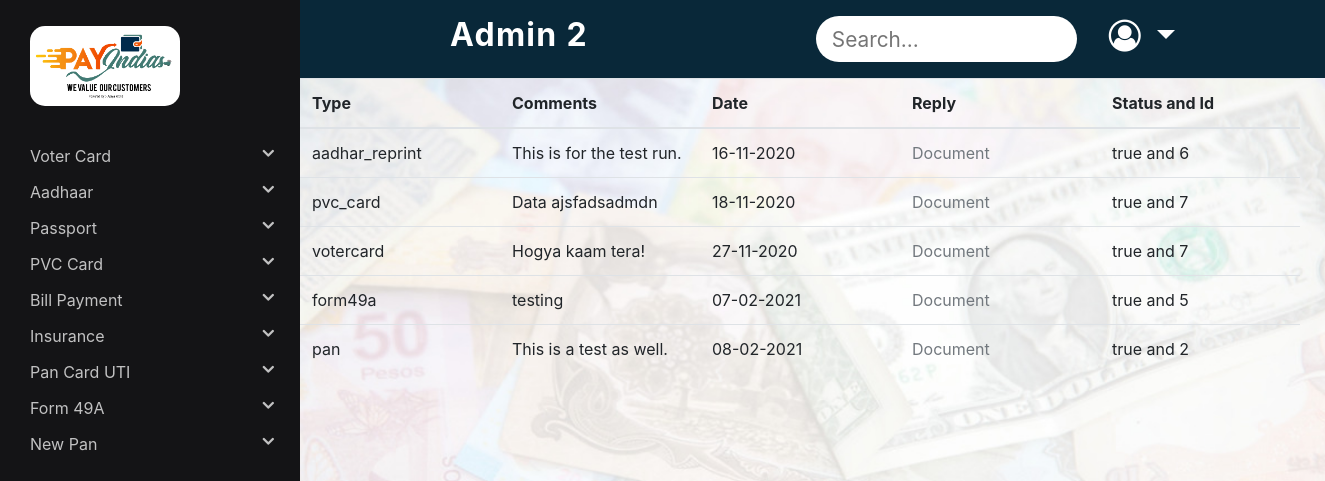
/Admin/profile2.php (signed in), run on the app's committed database.
### tables this page shows
CREATE TABLE `admin2_replies` (
  `local_id` int(11) NOT NULL,
  `type` varchar(100) NOT NULL,
  `reply` varchar(100) NOT NULL,
  `comments` varchar(1000) NOT NULL,
  `q_id` int(10) NOT NULL,
  `r_id` int(10) NOT NULL,
  `date` varchar(100) NOT NULL
);

CREATE TABLE `aadhar_reprint` (
  `id` int(11) NOT NULL,
  `aadhar_no` varchar(20) NOT NULL,
  `mobile` varchar(12) NOT NULL,
  `other_documents` varchar(600) DEFAULT NULL,
  `comments` varchar(100) DEFAULT NULL,
  `status` varchar(100) NOT NULL DEFAULT 'false',
  `r_id` varchar(100) NOT NULL
);

CREATE TABLE `pvc_card` (
  `id` int(11) NOT NULL,
  `cname` varchar(100) NOT NULL,
  `fpass` varchar(100) NOT NULL,
  `dispatch_address` varchar(600) NOT NULL,
  `mobile` varchar(20) NOT NULL,
  `document` varchar(100) NOT NULL,
  `status` varchar(20) NOT NULL DEFAULT 'false',
  `r_id` varchar(100) NOT NULL
);

CREATE TABLE `votercard` (
  `id` int(11) NOT NULL,
  `name` varchar(100) NOT NULL,
  `dob` date NOT NULL,
  `mobile` varchar(12) NOT NULL,
  `relative_name` varchar(100) NOT NULL,
  `relative_type` varchar(100) NOT NULL,
  `street` varchar(100) NOT NULL,
  `village` varchar(50) NOT NULL,
  `postoffice` varchar(50) NOT NULL,
  `pincode` int(6) NOT NULL,
  `state` varchar(50) NOT NULL,
  `district` varchar(50) NOT NULL,
  `ageproof_option` varchar(50) NOT NULL,
  `addressproof_option` varchar(50) NOT NULL,
  `gender` varchar(10) NOT NULL,
  `ageproofdocument` varchar(50) NOT NULL,
  `addressproofdocument` varchar(50) NOT NULL,
  `otherdocument` varchar(50) DEFAULT NULL,
  `comments` varchar(500) DEFAULT NULL,
  `status` varchar(10) NOT NULL DEFAULT 'false',
  `r_id` varchar(100) NOT NULL
);

CREATE TABLE `form49a` (
  `id` int(11) NOT NULL,
  `area_code` varchar(100) NOT NULL,
  `aotype` varchar(100) NOT NULL,
  `range_code` varchar(100) NOT NULL,
  `ao_no` varchar(100) NOT NULL,
  `category` varchar(100) NOT NULL,
  `applicant_surname` varchar(100) NOT NULL,
  `first_name` varchar(100) NOT NULL,
  `last_name` varchar(100) NOT NULL,
  `abbreviation_yes_or_no` varchar(20) NOT NULL,
  `abbreviation_of_name` varchar(100) NOT NULL,
  `gender` varchar(100) NOT NULL,
  `photograph` varchar(100) NOT NULL,
  `sign` varchar(100) NOT NULL,
  `comments` varchar(100) NOT NULL,
  `other_surname` varchar(100) NOT NULL,
  `other_firstname` varchar(100) NOT NULL,
  `other_lastname` varchar(100) NOT NULL,
  `status` varchar(100) NOT NULL DEFAULT 'false',
  `r_id` varchar(100) NOT NULL
);

CREATE TABLE `pan` (
  `id` int(11) NOT NULL,
  `afname` varchar(100) NOT NULL,
  `mn` varchar(20) NOT NULL,
  `aadhar` varchar(20) NOT NULL,
  `pan` varchar(20) NOT NULL,
  `nameprint` varchar(100) NOT NULL,
  `fname` varchar(100) NOT NULL,
  `mname` varchar(100) NOT NULL,
  `dob` int(100) NOT NULL,
  `gender` varchar(10) NOT NULL,
  `comments` varchar(500) NOT NULL,
  `other_document` varchar(200) NOT NULL,
  `status` varchar(10) NOT NULL DEFAULT 'false',
  `r_id` int(100) NOT NULL
);

### Admin/profile2.php (the view, shortened to what this page needs)
<!DOCTYPE html>
<html lang="en">
<head>
    <link rel="stylesheet" href="https://cdnjs.cloudflare.com/ajax/libs/font-awesome/4.7.0/css/font-awesome.min.css">
    <link rel="stylesheet" href="https://maxcdn.bootstrapcdn.com/bootstrap/4.5.2/css/bootstrap.min.css">
    <link rel="stylesheet" type="text/css" href="../Distributor/style.css">
</head>
<body>
    <?php include("sidenav2.php"); ?>
    <?php include("navbar2.php"); ?>
    <div class="row padding-sidenav px-0 pr-md-0">
        <div class="col-12">
            <?php
            $conn = mysqli_connect('localhost', 'root', '', 'payindia');
            $sql = "SELECT * FROM admin2_replies";
            $result = mysqli_query($conn, $sql);
            $ans = mysqli_fetch_all($result, MYSQLI_ASSOC);
            ?>
            <div class="table-responsive">
                <table class="table " id="dataTable" width="100%" cellspacing="0">
                    <thead>
                        <tr>
                            <th>Type</th>
                            <th>Comments</th>
                            <th>Date</th>
                            <th>Reply</th>
                            <th>Status and Id</th>
                        </tr>
                    </thead>
                    <tbody>
                        <?php foreach ($ans as $value) { ?>
                            <?php
                            $type = $value['type'];
                            $id = $value['q_id'];
                            $sql = "SELECT * FROM $type WHERE id = $id";
                            $result = mysqli_query($conn, $sql);
                            $r_ans = mysqli_fetch_all($result, MYSQLI_ASSOC);
                            ?>
                            <tr>
                                <td><?php echo $value['type']; ?></td>
                                <td><?php echo $value['comments']; ?></td>
                                <td><?php echo $value['date']; ?></td>
                                <td><a href="../reply/<?php echo $value['reply']; ?>">Document</a></td>
                                <td><text><?php echo ($r_ans[0]['status']) . " and " . ($r_ans[0]['id']) ?></text></td>
                            </tr>
                        <?php } ?>
                    </tbody>
                </table>
            </div>
        </div>
    </div>
</body>
</html>

### Distributor/style.css (style rules this page uses)
body { height: 100vh; width: 100vw; background: url('../images/commonBG.jpeg') no-repeat; background-position: center center; background-attachment: fixed; background-size: cover; }
body { background-color: #ededed; }
@media (min-width: 768px) { .padding-sidenav { padding-left: 300px !important; } }
tr, th { min-width: 200px; }

### data on the page
admin2_replies: type "aadhar_reprint", comments "This is for the test run.", date "16-11-2020", aadhar_reprint.status "true", aadhar_reprint.id "6"
admin2_replies: type "pvc_card", comments "Data ajsfadsadmdn", date "18-11-2020", pvc_card.status "true", pvc_card.id "7"
admin2_replies: type "votercard", comments "Hogya kaam tera!", date "27-11-2020", votercard.status "true", votercard.id "7"
admin2_replies: type "form49a", comments "testing", date "07-02-2021", form49a.status "true", form49a.id "5"
admin2_replies: type "pan", comments "This is a test as well.", date "08-02-2021", pan.status "true", pan.id "2"
